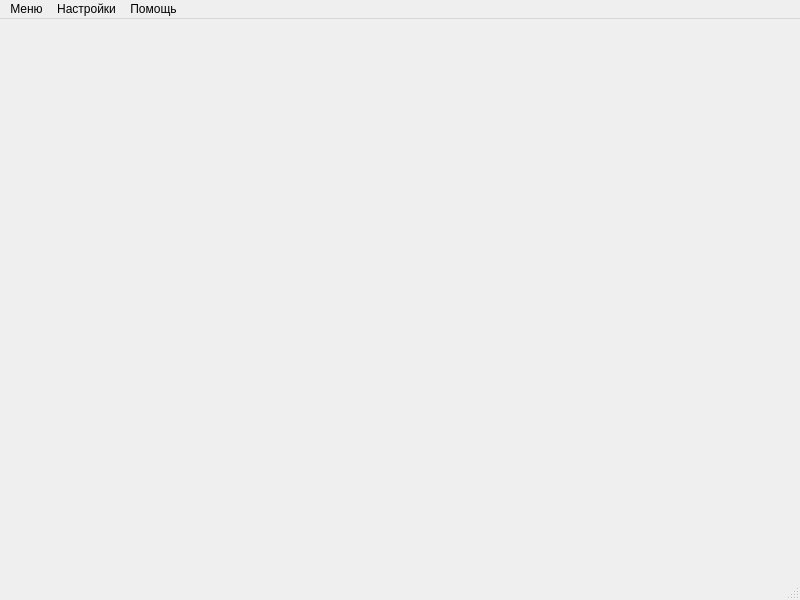
<?xml version="1.0" encoding="UTF-8"?>
<ui version="4.0">
 <class>Correct</class>
 <widget class="QMainWindow" name="Correct">
  <property name="geometry">
   <rect>
    <x>0</x>
    <y>0</y>
    <width>800</width>
    <height>600</height>
   </rect>
  </property>
  <property name="windowTitle">
   <string>MainWindow</string>
  </property>
  <widget class="QWidget" name="centralwidget"/>
  <widget class="QMenuBar" name="menubar">
   <property name="geometry">
    <rect>
     <x>0</x>
     <y>0</y>
     <width>800</width>
     <height>23</height>
    </rect>
   </property>
   <widget class="QMenu" name="menu">
    <property name="title">
     <string>Меню</string>
    </property>
    <addaction name="actLogin"/>
    <addaction name="actLogout"/>
   </widget>
   <widget class="QMenu" name="menu_2">
    <property name="title">
     <string>Настройки</string>
    </property>
    <addaction name="actConnectSettings"/>
   </widget>
   <widget class="QMenu" name="menu_3">
    <property name="title">
     <string>Помощь</string>
    </property>
    <addaction name="actAbout"/>
    <addaction name="actAboutQt"/>
   </widget>
   <addaction name="menu"/>
   <addaction name="menu_2"/>
   <addaction name="menu_3"/>
  </widget>
  <widget class="QStatusBar" name="statusbar"/>
  <action name="actLogin">
   <property name="text">
    <string>Подключиться</string>
   </property>
  </action>
  <action name="actLogout">
   <property name="text">
    <string>Отключиться</string>
   </property>
  </action>
  <action name="actConnectSettings">
   <property name="text">
    <string>Подключение к БД</string>
   </property>
  </action>
  <action name="actAbout">
   <property name="text">
    <string>О программе</string>
   </property>
  </action>
  <action name="actAboutQt">
   <property name="text">
    <string>О Qt</string>
   </property>
  </action>
 </widget>
 <resources/>
 <connections/>
</ui>
